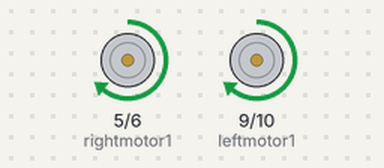
A sketch run on a simulated Arduino Uno, built with avr-gcc and run on an emulated ATmega328P. Shown: motor-driver pin pairs drawn as motors (green arrow = first pin HIGH = forward, orange = second pin HIGH = backward, longer = more drive).

Above: at 0.5 s.
At 14.5 s:
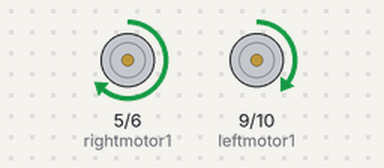
At 21.5 s:
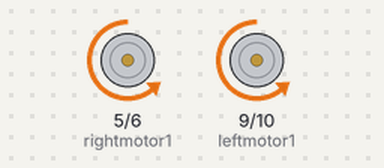
At 39.5 s:
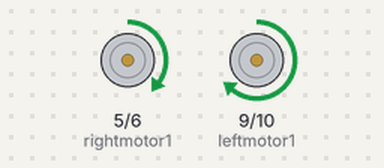
Timing chart, 0 to 41.6 s (numbered marks = the images above):
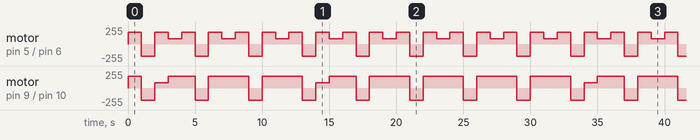

The sketch:

Basic_Motor_Test.ino
```cpp
//motor pins
// pin at PWM for analogWrite

const int leftmotor1 = 9; // forward pin left
const int leftmotor2 = 10;

const int rightmotor1 = 5; // forward pin right
const int rightmotor2 = 6;

// different motor speeds
int velHigh = 180;
int velLow = 80;
int velzero   = 0;


void setup() {

 //define motor pins
 pinMode(leftmotor1,OUTPUT);
 pinMode(leftmotor2,OUTPUT);
 pinMode(rightmotor1,OUTPUT);
 pinMode(rightmotor2,OUTPUT);

}

void loop() {

  int x = 1000;

  movFor();
  delay(x);
  movBac();
  delay(x);
  movLef();
  delay(x);
  movRig();
  delay(x);

}

//function to move ,left, right ,forward, backward and stop!

void movFor(){

 analogWrite(leftmotor1,velHigh);
 analogWrite(leftmotor2,velzero);
 analogWrite(rightmotor1,velHigh);
 analogWrite(rightmotor2,velzero);
}

void movBac(){
 analogWrite(leftmotor1,velzero);
 analogWrite(leftmotor2,velHigh);
 analogWrite(rightmotor1,velzero);
 analogWrite(rightmotor2,velHigh);
}

void movRig(){
 analogWrite(leftmotor1,velHigh);
 analogWrite(leftmotor2,velzero);
 analogWrite(rightmotor1,velLow);
 analogWrite(rightmotor2,velzero);
}

void movLef(){
 analogWrite(leftmotor1,velLow);
 analogWrite(leftmotor2,velzero);
 analogWrite(rightmotor1,velHigh);
 analogWrite(rightmotor2,velzero);
}

void movStop(){
 analogWrite(leftmotor1,velzero);
 analogWrite(leftmotor2,velzero);
 analogWrite(rightmotor1,velzero);
 analogWrite(rightmotor2,velzero);
}
```

Measured:
- by itself, motor on pin 5 (rightmotor1) / pin 6 (rightmotor2): repeats every 4.0 s: backward 180/255 1.0 s, forward 180/255 1.0 s, forward 80/255 1.0 s, forward 180/255 1.0 s
- by itself, motor on pin 9 (leftmotor1) / pin 10 (leftmotor2): repeats every 32.0 s: backward 180/255 1.0 s, forward 80/255 1.0 s, forward 180/255 2.0 s, 2 × (backward 180/255 1.0 s, forward 180/255 3.0 s), backward 180/255 1.0 s, forward 80/255 1.0 s, forward 180/255 2.0 s, 4 × (backward 180/255 1.0 s, forward 180/255 3.0 s)
